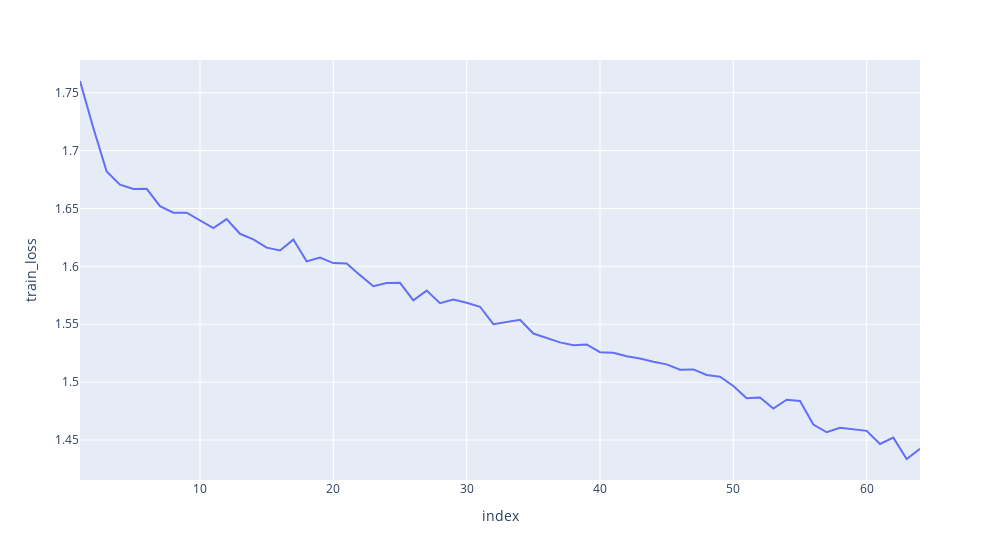
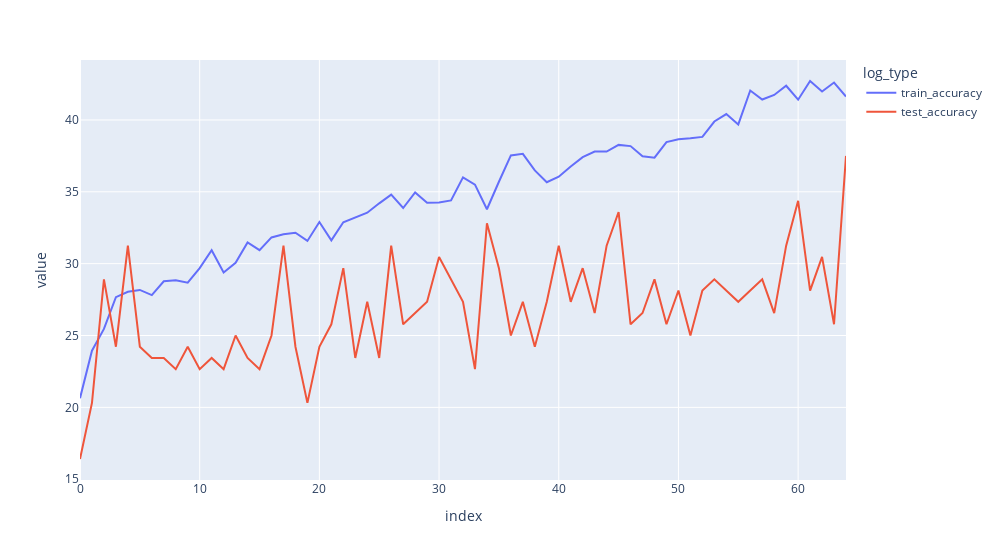
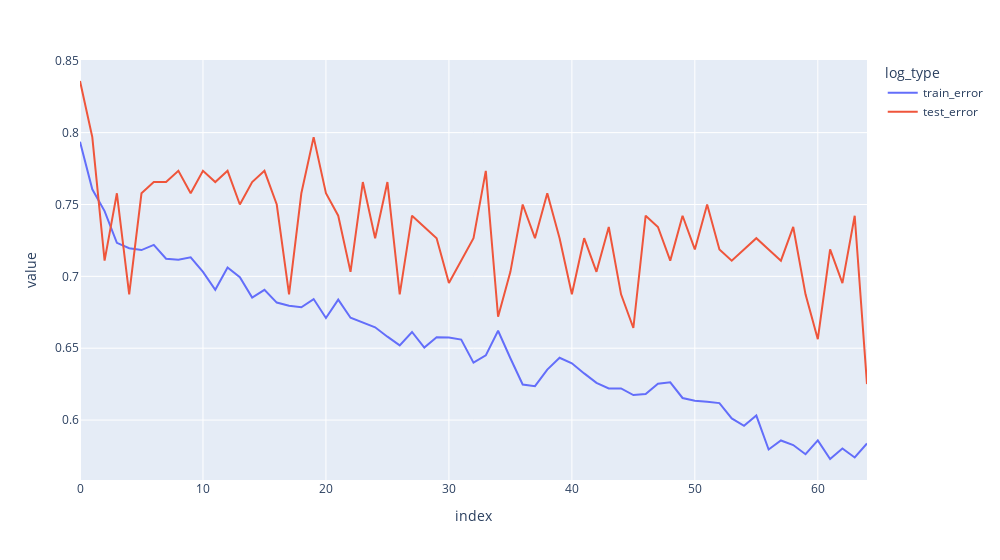

Notebook cell for these charts, in order:
### Code cell
import plotly.express as px
log_df = pd.DataFrame.from_dict(log)
log_df = log_df.reset_index()
fig = px.line(log_df.iloc[1:], x="index", y="train_loss")
fig.update_layout(width=1000)
fig.show()
type = "accuracy"
df1 = log_df[['index', f"train_{type}", f"test_{type}"]].melt(id_vars=['index'], var_name='log_type')
fig = px.line(df1, x="index", y="value", color='log_type')
fig.update_layout(width=1000)
fig.show()

type = "error"
df1 = log_df[['index', f"train_{type}", f"test_{type}"]].melt(id_vars=['index'], var_name='log_type')
fig = px.line(df1, x="index", y="value", color='log_type')
fig.update_layout(width=1000)
fig.show()

### Figure 1 — Plotly figure (JSON) as saved in the notebook; plotly's stock layout.template omitted (floating-point values rounded to 4 significant figures)
{"data": [{"hovertemplate": "index=%{x}<br>train_loss=%{y}<extra></extra>", "legendgroup": "", "line": {"color": "#636efa", "dash": "solid"}, "marker": {"symbol": "circle"}, "mode": "lines", "name": "", "orientation": "v", "showlegend": false, "type": "scatter", "x": [1, 2, 3, 4, 5, 6, 7, 8, 9, 10, 11, 12, 13, 14, 15, 16, 17, 18, 19, 20, 21, 22, 23, 24, 25, 26, 27, 28, 29, 30, 31, 32, 33, 34, 35, 36, 37, 38, 39, 40, 41, 42, 43, 44, 45, 46, 47, 48, 49, 50, 51, 52, 53, 54, 55, 56, 57, 58, 59, 60, 61, 62, 63, 64], "xaxis": "x", "y": [1.76, 1.72, 1.682, 1.671, 1.667, 1.667, 1.652, 1.646, 1.646, 1.64, 1.633, 1.641, 1.628, 1.623, 1.616, 1.614, 1.623, 1.604, 1.608, 1.603, 1.602, 1.592, 1.583, 1.586, 1.586, 1.571, 1.579, 1.568, 1.571, 1.569, 1.565, 1.55, 1.552, 1.554, 1.542, 1.538, 1.534, 1.532, 1.532, 1.526, 1.525, 1.522, 1.52, 1.518, 1.515, 1.511, 1.511, 1.506, 1.505, 1.497, 1.486, 1.487, 1.477, 1.485, 1.484, 1.463, 1.457, 1.46, 1.459, 1.458, 1.446, 1.452, 1.434, 1.442], "yaxis": "y"}], "layout": {"legend": {"tracegroupgap": 0}, "margin": {"t": 60}, "width": 1000, "xaxis": {"anchor": "y", "domain": [0, 1], "title": {"text": "index"}}, "yaxis": {"anchor": "x", "domain": [0, 1], "title": {"text": "train_loss"}}}}

### Figure 2 — Plotly figure (JSON) as saved in the notebook; plotly's stock layout.template omitted (floating-point values rounded to 4 significant figures)
{"data": [{"hovertemplate": "log_type=train_accuracy<br>index=%{x}<br>value=%{y}<extra></extra>", "legendgroup": "train_accuracy", "line": {"color": "#636efa", "dash": "solid"}, "marker": {"symbol": "circle"}, "mode": "lines", "name": "train_accuracy", "orientation": "v", "showlegend": true, "type": "scatter", "x": [0, 1, 2, 3, 4, 5, 6, 7, 8, 9, 10, 11, 12, 13, 14, 15, 16, 17, 18, 19, 20, 21, 22, 23, 24, 25, 26, 27, 28, 29, 30, 31, 32, 33, 34, 35, 36, 37, 38, 39, 40, 41, 42, 43, 44, 45, 46, 47, 48, 49, 50, 51, 52, 53, 54, 55, 56, 57, 58, 59, 60, 61, 62, 63, 64], "xaxis": "x", "y": [20.64, 23.95, 25.46, 27.67, 28.04, 28.17, 27.81, 28.77, 28.85, 28.68, 29.69, 30.94, 29.38, 30.06, 31.47, 30.94, 31.83, 32.04, 32.15, 31.58, 32.9, 31.62, 32.88, 33.23, 33.54, 34.2, 34.8, 33.87, 34.96, 34.24, 34.25, 34.4, 36.01, 35.5, 33.79, 35.7, 37.53, 37.64, 36.49, 35.67, 36.05, 36.75, 37.41, 37.8, 37.8, 38.26, 38.18, 37.47, 37.38, 38.46, 38.66, 38.73, 38.82, 39.89, 40.41, 39.69, 42.05, 41.42, 41.74, 42.38, 41.41, 42.71, 41.98, 42.61, 41.63], "yaxis": "y"}, {"hovertemplate": "log_type=test_accuracy<br>index=%{x}<br>value=%{y}<extra></extra>", "legendgroup": "test_accuracy", "line": {"color": "#EF553B", "dash": "solid"}, "marker": {"symbol": "circle"}, "mode": "lines", "name": "test_accuracy", "orientation": "v", "showlegend": true, "type": "scatter", "x": [0, 1, 2, 3, 4, 5, 6, 7, 8, 9, 10, 11, 12, 13, 14, 15, 16, 17, 18, 19, 20, 21, 22, 23, 24, 25, 26, 27, 28, 29, 30, 31, 32, 33, 34, 35, 36, 37, 38, 39, 40, 41, 42, 43, 44, 45, 46, 47, 48, 49, 50, 51, 52, 53, 54, 55, 56, 57, 58, 59, 60, 61, 62, 63, 64], "xaxis": "x", "y": [16.41, 20.31, 28.91, 24.22, 31.25, 24.22, 23.44, 23.44, 22.66, 24.22, 22.66, 23.44, 22.66, 25, 23.44, 22.66, 25, 31.25, 24.22, 20.31, 24.22, 25.78, 29.69, 23.44, 27.34, 23.44, 31.25, 25.78, 26.56, 27.34, 30.47, 28.91, 27.34, 22.66, 32.81, 29.69, 25, 27.34, 24.22, 27.34, 31.25, 27.34, 29.69, 26.56, 31.25, 33.59, 25.78, 26.56, 28.91, 25.78, 28.12, 25, 28.12, 28.91, 28.12, 27.34, 28.12, 28.91, 26.56, 31.25, 34.38, 28.12, 30.47, 25.78, 37.5], "yaxis": "y"}], "layout": {"legend": {"title": {"text": "log_type"}, "tracegroupgap": 0}, "margin": {"t": 60}, "width": 1000, "xaxis": {"anchor": "y", "domain": [0, 1], "title": {"text": "index"}}, "yaxis": {"anchor": "x", "domain": [0, 1], "title": {"text": "value"}}}}

### Figure 3 — Plotly figure (JSON) as saved in the notebook; plotly's stock layout.template omitted (floating-point values rounded to 4 significant figures)
{"data": [{"hovertemplate": "log_type=train_error<br>index=%{x}<br>value=%{y}<extra></extra>", "legendgroup": "train_error", "line": {"color": "#636efa", "dash": "solid"}, "marker": {"symbol": "circle"}, "mode": "lines", "name": "train_error", "orientation": "v", "showlegend": true, "type": "scatter", "x": [0, 1, 2, 3, 4, 5, 6, 7, 8, 9, 10, 11, 12, 13, 14, 15, 16, 17, 18, 19, 20, 21, 22, 23, 24, 25, 26, 27, 28, 29, 30, 31, 32, 33, 34, 35, 36, 37, 38, 39, 40, 41, 42, 43, 44, 45, 46, 47, 48, 49, 50, 51, 52, 53, 54, 55, 56, 57, 58, 59, 60, 61, 62, 63, 64], "xaxis": "x", "y": [0.7936, 0.7605, 0.7454, 0.7233, 0.7196, 0.7183, 0.7219, 0.7123, 0.7115, 0.7132, 0.7031, 0.6906, 0.7062, 0.6994, 0.6853, 0.6906, 0.6817, 0.6796, 0.6785, 0.6842, 0.671, 0.6838, 0.6712, 0.6677, 0.6646, 0.658, 0.652, 0.6613, 0.6504, 0.6576, 0.6575, 0.656, 0.6399, 0.645, 0.6621, 0.643, 0.6247, 0.6236, 0.6351, 0.6433, 0.6395, 0.6325, 0.6259, 0.622, 0.622, 0.6174, 0.6182, 0.6253, 0.6262, 0.6154, 0.6134, 0.6127, 0.6118, 0.6011, 0.5959, 0.6031, 0.5795, 0.5858, 0.5826, 0.5762, 0.5859, 0.5729, 0.5802, 0.5739, 0.5837], "yaxis": "y"}, {"hovertemplate": "log_type=test_error<br>index=%{x}<br>value=%{y}<extra></extra>", "legendgroup": "test_error", "line": {"color": "#EF553B", "dash": "solid"}, "marker": {"symbol": "circle"}, "mode": "lines", "name": "test_error", "orientation": "v", "showlegend": true, "type": "scatter", "x": [0, 1, 2, 3, 4, 5, 6, 7, 8, 9, 10, 11, 12, 13, 14, 15, 16, 17, 18, 19, 20, 21, 22, 23, 24, 25, 26, 27, 28, 29, 30, 31, 32, 33, 34, 35, 36, 37, 38, 39, 40, 41, 42, 43, 44, 45, 46, 47, 48, 49, 50, 51, 52, 53, 54, 55, 56, 57, 58, 59, 60, 61, 62, 63, 64], "xaxis": "x", "y": [0.8359, 0.7969, 0.7109, 0.7578, 0.6875, 0.7578, 0.7656, 0.7656, 0.7734, 0.7578, 0.7734, 0.7656, 0.7734, 0.75, 0.7656, 0.7734, 0.75, 0.6875, 0.7578, 0.7969, 0.7578, 0.7422, 0.7031, 0.7656, 0.7266, 0.7656, 0.6875, 0.7422, 0.7344, 0.7266, 0.6953, 0.7109, 0.7266, 0.7734, 0.6719, 0.7031, 0.75, 0.7266, 0.7578, 0.7266, 0.6875, 0.7266, 0.7031, 0.7344, 0.6875, 0.6641, 0.7422, 0.7344, 0.7109, 0.7422, 0.7188, 0.75, 0.7188, 0.7109, 0.7188, 0.7266, 0.7188, 0.7109, 0.7344, 0.6875, 0.6562, 0.7188, 0.6953, 0.7422, 0.625], "yaxis": "y"}], "layout": {"legend": {"title": {"text": "log_type"}, "tracegroupgap": 0}, "margin": {"t": 60}, "width": 1000, "xaxis": {"anchor": "y", "domain": [0, 1], "title": {"text": "index"}}, "yaxis": {"anchor": "x", "domain": [0, 1], "title": {"text": "value"}}}}
